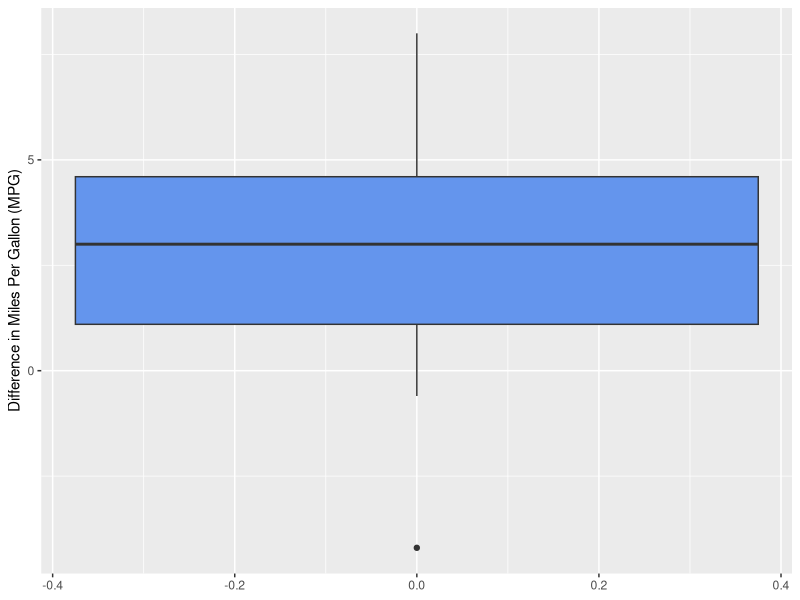

The R script that drew this image:
## ---- chunk 1
test.stat<-((460.56-450)/(98.65/sqrt(500)))
t<-round(test.stat,3)
t
## ---- chunk 2
p<-round((pt(-abs(t),df=499)),3)
p
## ---- chunk 3
test.stat<-((-.538- -.545)/(0.008/sqrt(15)))
t<-round(test.stat,3)
t
## ---- chunk 4
p<-round((pt(-abs(t),df=14)),3)
p
## ---- chunk 5
data<-read.csv("Data/mpg..csv")
round(mean(data$difference),3)
round(sd(data$difference),3)
## ---- chunk 6
library(ggplot2)
ggplot(data=data,aes(y=difference))+
       geom_boxplot(fill="cornflowerblue")+
       ylab("Difference in Miles Per Gallon (MPG)")
## ---- chunk 7
t.test(data$difference, mu=0)
